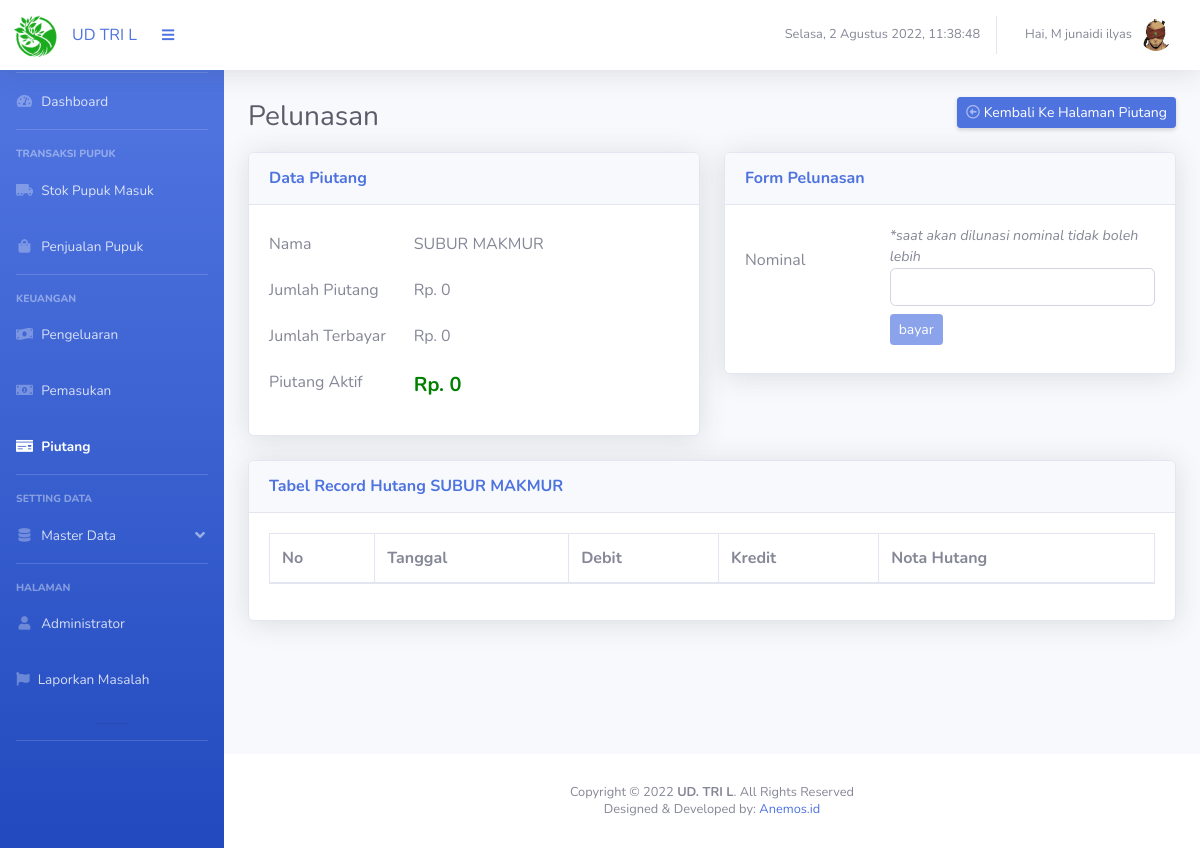
The app's page /page_piutang_pelunasan.php?m=10&n=10&cust=3 (signed in), older data.
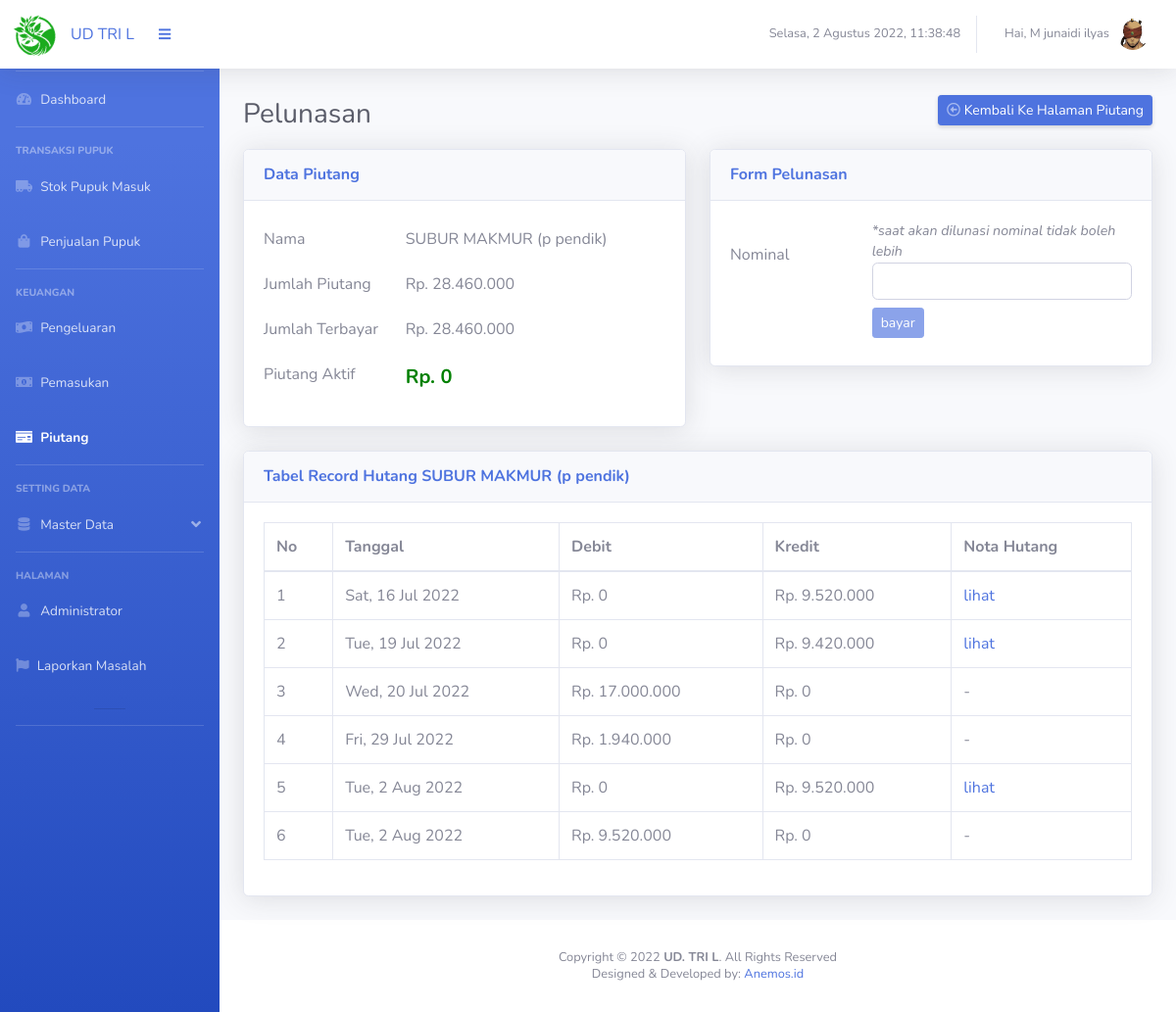
The same page, newer data.
### tables this page shows
CREATE TABLE `data_kel_tani` (
  `ID_KT` int(50) NOT NULL,
  `NIK` varchar(50) DEFAULT NULL,
  `Nama_Kel` varchar(100) DEFAULT NULL,
  `Nama_Ketua` varchar(50) DEFAULT NULL,
  `Alamat` varchar(100) DEFAULT NULL,
  `Telp` varchar(50) DEFAULT NULL,
  `Foto` varchar(50) DEFAULT NULL
);

CREATE TABLE `piutang` (
  `ID_PT` int(10) NOT NULL,
  `ID_KT` int(10) DEFAULT NULL,
  `ID_AKT` varchar(30) DEFAULT NULL,
  `ID_KEY` varchar(20) NOT NULL,
  `Debit` int(20) NOT NULL,
  `Kredit` int(20) NOT NULL,
  `Tanggal` varchar(20) NOT NULL
);

### functions.php (called while the page is built, shortened)
<?php
function rp($angka)
{
    $hasil_rupiah = "Rp. " . number_format($angka, 0, ',', '.');
    return $hasil_rupiah;
}

### page_piutang_pelunasan.php (the view, shortened to what this page needs)
<?php
include "functions.php";
include "connection.php";
if (isset($_SESSION['login'])) {
    if (isset($_GET['cust'])) {
        $nama = "";
        $jumlahPiutang = 0;
        $jumlahTerbayar = 0;
        $piutangAktif = 0;
        $querryPiutang = "";
        $buyer = 0;
        if ((int) $_GET['cust']) {
            $sqlgetNama = mysqli_query($conn, "select Nama_Kel from data_kel_tani where ID_KT=" . $_GET['cust']);
            foreach ($sqlgetNama as $sgn) {
                $nama = $sgn['Nama_Kel'];
            }
            $sqlgetKredit = mysqli_query($conn, "select Kredit from piutang where ID_KT=" . $_GET['cust']);
            foreach ($sqlgetKredit as $sgk) {
                $jumlahPiutang += $sgk['Kredit'];
            }
            $sqlgetDebit = mysqli_query($conn, "select Debit from piutang where ID_KT=" . $_GET['cust']);
            foreach ($sqlgetDebit as $sgd) {
                $jumlahTerbayar += $sgd['Debit'];
            }
            $piutangAktif = $jumlahPiutang - $jumlahTerbayar;
            $querryPiutang = "select * from piutang where ID_KT=" . $_GET['cust'];
            $buyer = 1;
        }
        ?>
<!DOCTYPE html>
<html lang="en">
<head>
  <link href="vendor/fontawesome-free/css/all.min.css" rel="stylesheet" type="text/css">
  <link href="css/sb-admin-2.min.css" rel="stylesheet">
  <link href="vendor/datatables/dataTables.bootstrap4.min.css" rel="stylesheet">
  <?php
        include "segment/header.php";
        ?>
</head>
<body id="page-top">
  <div id="wrapper">
    <?php include "segment/sidebar.php";?>
    <div id="content-wrapper" class="d-flex flex-column">
      <div id="content">
        <div class="container-fluid">
          <div class="d-sm-flex align-items-center justify-content-between ">
            <h1 class="h3 mb-3 text-gray-800">Pelunasan</h1>
            <a href="page_piutang.php?m=10&n=10"
              class="d-none d-sm-inline-block btn btn-sm btn-primary shadow-sm mb-4"><i
                class="far fa-arrow-alt-circle-left  text-white-50"></i> Kembali Ke Halaman Piutang</a>
          </div>
          <div class="row">
            <div class="col-xl-6 col-lg-6">
              <div class="card shadow mb-4">
                <div class="card-header py-3 d-flex flex-row align-items-center justify-content-between">
                  <h6 class="m-0 font-weight-bold text-primary">Data Piutang </h6>
                </div>
                <div class="card-body">
                  <div class="row mb-2">
                    <label class="col-sm-4 col-form-label"> Nama </label>
                    <label class="col-sm-8 col-form-label" id="nama"><?=$nama;?></label>
                  </div>
                  <div class="row mb-2">
                    <label class="col-sm-4 col-form-label"> Jumlah Piutang</label>
                    <label class="col-sm-8 col-form-label" id="jmlputang"><?=rp($jumlahPiutang);?></label>
                  </div>
                  <div class="row mb-2">
                    <label class="col-sm-4 col-form-label"> Jumlah Terbayar </label>
                    <label class="col-sm-8 col-form-label" id="jmlterbayar"><?=rp($jumlahTerbayar);?></label>
                  </div>
                  <div class="row mb-2">
                    <label class="col-sm-4 col-form-label"> Piutang Aktif </label>
                    <label class="col-sm-8 col-form-label" id="piutangaktif"
                      style="font-weight:bold; color:green; font-size:20px;"><?=rp($piutangAktif);?></label>
                  </div>
                </div>
              </div>
            </div>
            <div class="col-xl-6 col-lg-6">
              <div class="card shadow mb-4">
                <div class="card-header py-3 d-flex flex-row align-items-center justify-content-between">
                  <h6 class="m-0 font-weight-bold text-primary">Form Pelunasan</h6>
                </div>
                <div class="card-body">
                  <div class="row  mb-2">
                    <label class="mt-3 col-sm-4 col-form-label"> Nominal </label>
                    <div class="col-sm-8">
                      <div class="text-muted font-italic" style="font-size: 0.885em;">*saat akan dilunasi nominal tidak
                        boleh lebih</div>
                      <form method="POST" action="pelunasan.php?id=<?=$_GET['cust'];?>">
                        <input type="text" class="form-control" id="bayar" name="bayar" onkeyup="convertRP()">
                    </div>
                  </div>
                  <div class="row mb-2">
                    <label class="col-sm-4 col-form-label"> </label>
                    <div class="col-sm-8">
                      <button type="submit" id="btnpelunasan" class="btn btn-primary btn-sm" disabled>bayar</button>
                    </div>
                  </div>
                </div>
              </div>
            </div>
          </div>
          <div class="row">
            <div class="col-xl-12 col-lg-12">
              <div class="card shadow mb-4">
                <div class="card-header py-3 d-flex flex-row align-items-center justify-content-between">
                  <h6 class="m-0 font-weight-bold text-primary">Tabel Record Hutang <?=$nama;?> </h6>
                </div>
                <div class="card-body">
                  <div class="table-responsive">
                    <table class="table table-bordered" id="tablePiuAnggota" width="100%" cellspacing="0">
                      <thead>
                        <tr>
                          <th scope="col">No</th>
                          <th scope="col">Tanggal</th>
                          <th scope="col">Debit</th>
                          <th scope="col">Kredit</th>
                          <th scope="col">Nota Hutang</th>
                        </tr>
                      </thead>
                      <tbody>
                        <?php
$noA = 1;
        $sqlData = mysqli_query($conn, $querryPiutang);
        foreach ($sqlData as $sd) {
            echo ('<tr><td>' . $noA . '</td>');
            echo ('<td>' . $sd["Tanggal"] . '</td>');
            $key = "'" . $sd['ID_KEY'] . "'";
            echo ('<td>' . rp($sd["Debit"]) . '</td>');
            echo ('<td>' . rp($sd["Kredit"]) . '</td>');
            if ((int) $sd['Kredit'] > 0) {
                echo ('<td><a href="" onclick="toPrintPage(' . $key . ',' . $buyer . ')">lihat</a></td></tr>');
            } else {
                echo ('<td>-</td>');
            }
            $noA++;
        }
        ?>
                      </tbody>
                    </table>
                  </div>
                </div>
              </div>
            </div>
          </div>
        </div>
      </div>
      <?php include "segment/footer.php";?>
    </div>
  </div>
</body>
</html>
<?php } else {
        header("Location: login.php");
        exit();
    }} else {
    header("Location: login.php");
    exit();
}?>

### segment/header.php (shortened to what this page needs)
<nav class="navbar navbar-expand navbar-light bg-white topbar  fixed-top shadow">
  <a class="sidebar-brand d-flex align-items-center justify-content-center" href="index.php">
    <div class="sidebar-brand-icon rotate-n-15">
      <img style="width:40px" src="img/logo1.png">
    </div>
    <div class="sidebar-brand-text mx-3"><?php echo ($_SESSION['per']); ?></div>
  </a>
  <button class="btn btn-link btn-sm order-1 order-lg-0 me-4 me-lg-0" id="sidebarToggle" href="#!"><i
      class="fas fa-bars"></i></button>
  <ul class="navbar-nav ml-auto">
    <li class="sidebar-brand d-flex align-items-center justify-content-center text-gray-600 small">
      <p>
      <div id="txt">
      </div>
      </p>
    </li>
    <li class="nav-item dropdown no-arrow">
      <a class="nav-link dropdown-toggle" href="#" id="userDropdown" role="button" data-toggle="dropdown"
        aria-haspopup="true" aria-expanded="false">
        <span class="mr-2 d-none d-lg-inline text-gray-600 small"><?php echo ("Hai, " . $_SESSION['nama']); ?></span>
        <?php $foto = $_SESSION['foto'];?>
        <img class='img-profile rounded-circle' src='img/<?php echo $foto; ?>'>
      </a>
    </li>
  </ul>
</nav>

### segment/sidebar.php (shortened to what this page needs)
<ul class="navbar-nav bg-gradient-primary sidebar sidebar-dark accordion mt-5 " id="accordionSidebar">
  <hr class="sidebar-divider my-0 mt-4">
  <li <?php if ($_GET['m'] == 1 && $_GET['n'] == 1) {echo "class='nav-item active'";} else {echo "class='nav-item'";}?>>
    <a class="nav-link" href="index.php?m=1&n=1">
      <i class="fas fa-fw fa-tachometer-alt"></i>
      <span>Dashboard</span></a>
    <hr class=" sidebar-divider">
    <div class="sidebar-heading">
      Transaksi Pupuk
    </div>
  <li <?php if ($_GET['m'] == 2 && $_GET['n'] == 1) {echo "class='nav-item active'";} else {echo "class='nav-item'";}?>>
    <a class="nav-link" href="page_stok_masuk.php?m=2&n=1">
      <i class=" fas fa-fw fa-truck-moving"></i>
      <span>Stok Pupuk Masuk</span></a>
  </li>
  <li <?php if ($_GET['m'] == 3 && $_GET['n'] == 1) {echo "class='nav-item active'";} else {echo "class='nav-item'";}?>>
    <a class="nav-link" href="page_stok_keluar.php?m=3&n=1">
      <i class="fas fa-fw  fa-shopping-bag"></i>
      <span>Penjualan Pupuk</span></a>
  </li>
  <hr class="sidebar-divider">
  <div class="sidebar-heading">
    Keuangan
  </div>
  <li <?php if ($_GET['m'] == 8 && $_GET['n'] == 8) {echo "class='nav-item active'";} else {echo "class='nav-item'";}?>>
    <a class="nav-link" href="page_pengeluaran.php?m=8&n=8">
      <i class="fas fa-money-bill-wave"></i>
      <span>Pengeluaran</span></a>
  </li>
  <li <?php if ($_GET['m'] == 9 && $_GET['n'] == 9) {echo "class='nav-item active'";} else {echo "class='nav-item'";}?>>
    <a class="nav-link" href="page_pemasukan.php?m=9&n=9">
      <i class="fas fa-money-bill-alt"></i>
      <span>Pemasukan</span></a>
  </li>
  <li
    <?php if ($_GET['m'] == 10 && $_GET['n'] == 10) {echo "class='nav-item active'";} else {echo "class='nav-item'";}?>>
    <a class="nav-link" href="page_piutang.php?m=10&n=10">
      <i class="fas fa-money-check"></i>
      <span>Piutang</span></a>
  </li>
  <hr class=" sidebar-divider">
  <div class="sidebar-heading">
    Setting Data
  </div>
  <li <?php if ($_GET['m'] == 4) {echo "class='nav-item active'";} else {echo "class='nav-item'";}?>>
    <a class='nav-link' href="#" data-toggle="collapse" data-target="#settingPage" aria-expanded="true"
      aria-controls="settingPage">
      <i class="fas fa-fw fa-database"></i>
      <span>Master Data</span>
    </a>
  </li>
  <hr class=" sidebar-divider">
  <div class="sidebar-heading">
    Halaman
  </div>
  <li <?php if ($_GET['m'] == 5 && $_GET['n'] == 5) {echo "class='nav-item active'";} else {echo "class='nav-item'";}?>>
    <a class="nav-link" href="page_administrator.php?m=5&n=5">
      <i class="fas fa-fw fa-user"></i>
      <span>Administrator</span></a>
  </li>
  <li <?php if ($_GET['m'] == 7 && $_GET['n'] == 7) {echo "class='nav-item active'";} else {echo "class='nav-item'";}?>>
    <a class="nav-link" href="page_lap_masalah.php?m=7&n=7">
      <i class="fas fa-cogs fa-flag"></i>
      <span>Laporkan Masalah</span></a>
  </li>
  <hr class="sidebar-heading">
  <hr class="sidebar-divider d-none d-md-block">
</ul>

### segment/footer.php (shortened to what this page needs)
<footer class="sticky-footer bg-white">
  <div class="container my-auto">
    <div class="copyright text-center my-auto">
      <span>Copyright &copy; 2022<strong> UD. TRI L</strong>. All Rights Reserved</span>
    </div>
    <div class="copyright text-center mt-1">
      <span>Designed & Developed by: <a href="https://anemos.id/">Anemos.id</a></span>
    </div>
  </div>
</footer>

Row changes from the older to the newer data that the page shows:
changed data_kel_tani: Nama_Kel "SUBUR MAKMUR" → "SUBUR MAKMUR (p pendik)"
now on this page (row edited): piutang: Tanggal "Sat, 16 Jul 2022", Debit "Rp. 0", Kredit "Rp. 9.520.000"
added piutang: Tanggal "Tue, 19 Jul 2022", Debit "Rp. 0", Kredit "Rp. 9.420.000"
added piutang: Tanggal "Wed, 20 Jul 2022", Debit "Rp. 17.000.000", Kredit "Rp. 0"
added piutang: Tanggal "Fri, 29 Jul 2022", Debit "Rp. 1.940.000", Kredit "Rp. 0"
added piutang: Tanggal "Tue, 2 Aug 2022", Debit "Rp. 0", Kredit "Rp. 9.520.000"
added piutang: Tanggal "Tue, 2 Aug 2022", Debit "Rp. 9.520.000", Kredit "Rp. 0"
Text that changed along with them:
rp($jumlahPiutang): "Rp. 0" → "Rp. 28.460.000"
rp($jumlahTerbayar): "Rp. 0" → "Rp. 28.460.000"
